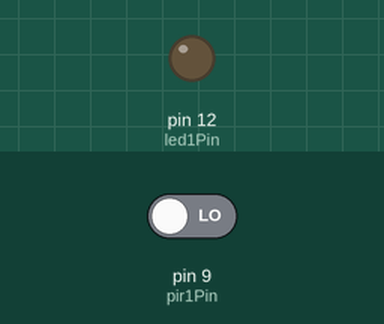
This sketch was run on a simulated Arduino Uno, built with avr-gcc and run on an emulated ATmega328P. On the bench: output pins drawn as LEDs (lit = HIGH). The inputs (shaded band) are chosen by the test bench; at power-on: pin 9 (pir1Pin) LOW.

Above: at 1.8 s.
1.9 s: pin 9 (pir1Pin) driven HIGH
At 2.5 s:
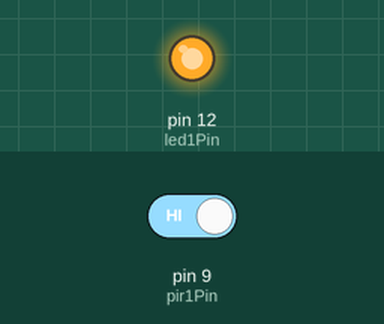
3.5 s: pin 9 (pir1Pin) driven LOW
At 5.3 s:
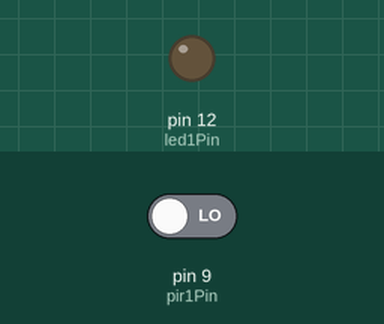
Timing chart, 0 to 6.8 s (numbered marks = the images above; inputs shaded):
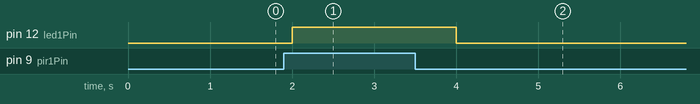

The sketch:

1pir1led.ino
```cpp
const int led1Pin = 12;
const int pir1Pin = 9;

int led1State = LOW;
int pir1State = LOW;

unsigned long previousMillis = 0;
const long interval = 1000;

void setup() {
  pinMode(led1Pin, OUTPUT);
  pinMode(pir1Pin, INPUT);
}

void loop() {

  unsigned long currentMillis = millis(); // fetching the current time in milliseconds
  if (currentMillis - previousMillis >= interval) { // checking if we have waited for 1s
    previousMillis = currentMillis; // store time of current run

    pir1State = digitalRead(pir1Pin);

    if (pir1State == HIGH) {
      led1State = HIGH;
    }
    else
    {
      led1State = LOW;
    }

    digitalWrite(led1Pin, led1State);
  }
}
```

Measured:
- after the input at 1.9 s, pin 12 (led1Pin): LOW → HIGH after 0.10 s
- after the input at 3.5 s, pin 12 (led1Pin): HIGH → LOW after 0.50 s
